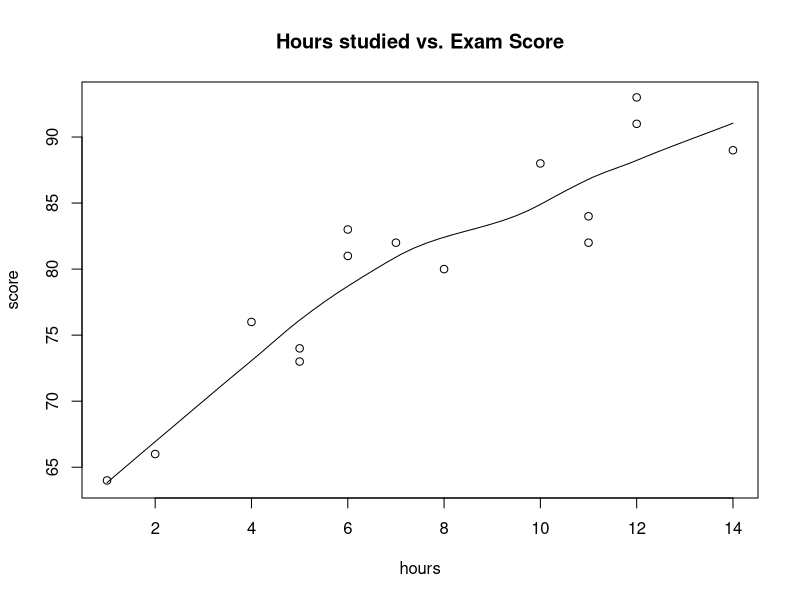
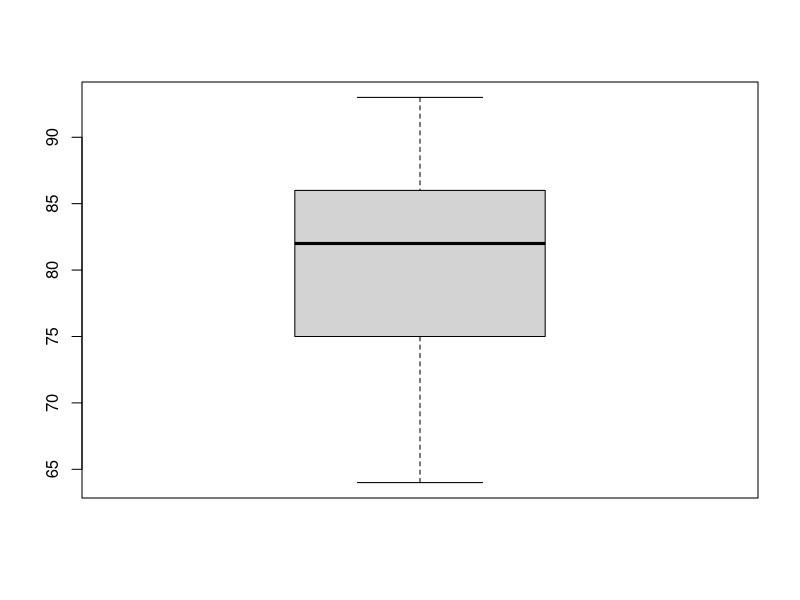
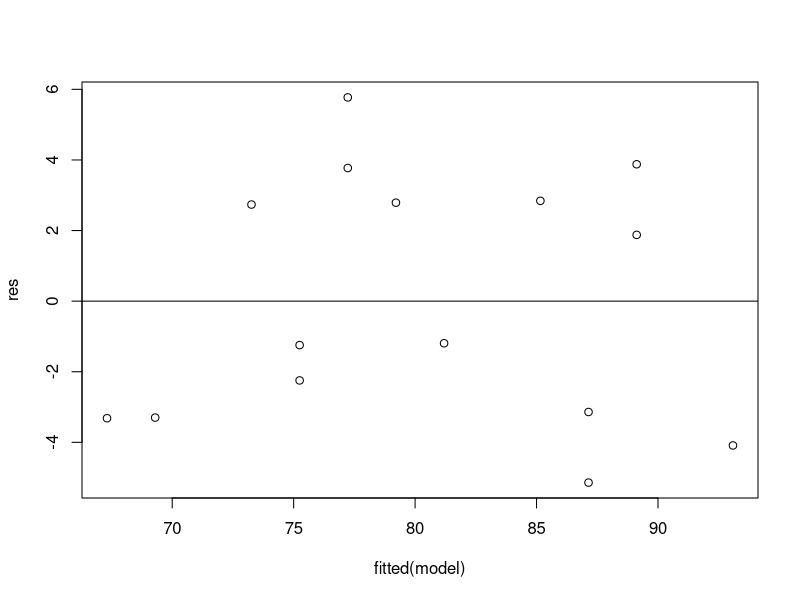
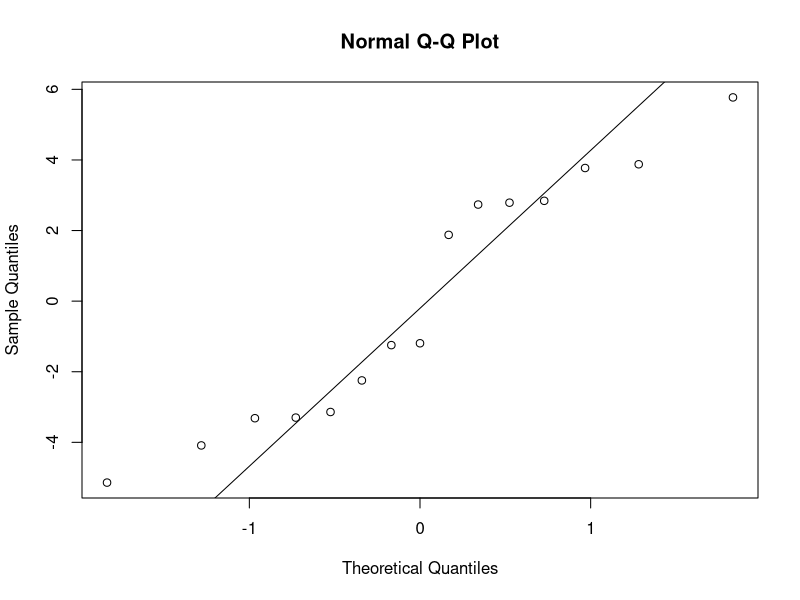

Reproduce these figures in R, in order.
####Simplified LinearRege
#create dataset
df <- data.frame(hours=c(1, 2, 4, 5, 5, 6, 6, 7, 8, 10, 11, 11, 12, 12, 14),
                 score=c(64, 66, 76, 73, 74, 81, 83, 82, 80, 88, 84, 82, 91, 93, 89))

#view first six rows
head(df)

#attach dataset to make it easier to work with
attach(df)

#create a scatterplot to check for linear relationship
scatter.smooth(hours, score, main='Hours studied vs. Exam Score')

#create a boxplot to check for outliers
boxplot(score)

#fit simple linear regression model
model <- lm(score~hours)

#view model summary
summary(model)

#define residuals of model
res <- resid(model)

#produce residual vs. fitted plot
plot(fitted(model), res)

#add a horizontal line at 0 
abline(0,0)

#create Q-Q plot for residuals
qqnorm(res)

#add a straight diagonal line to the plot
qqline(res) 